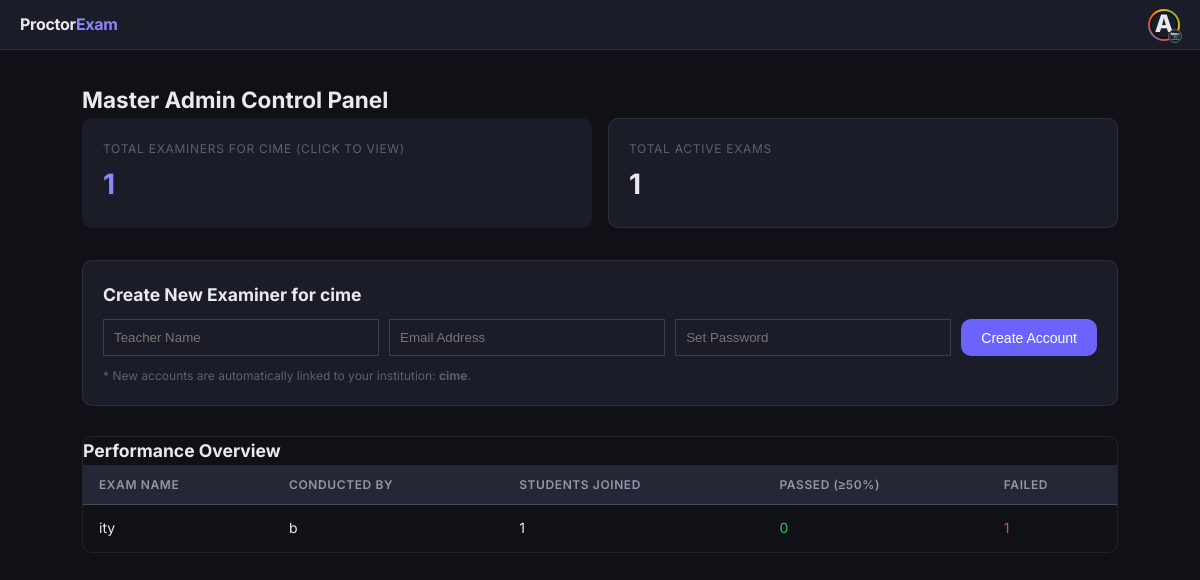
The app's page /admin/dashboard (signed in), older data.
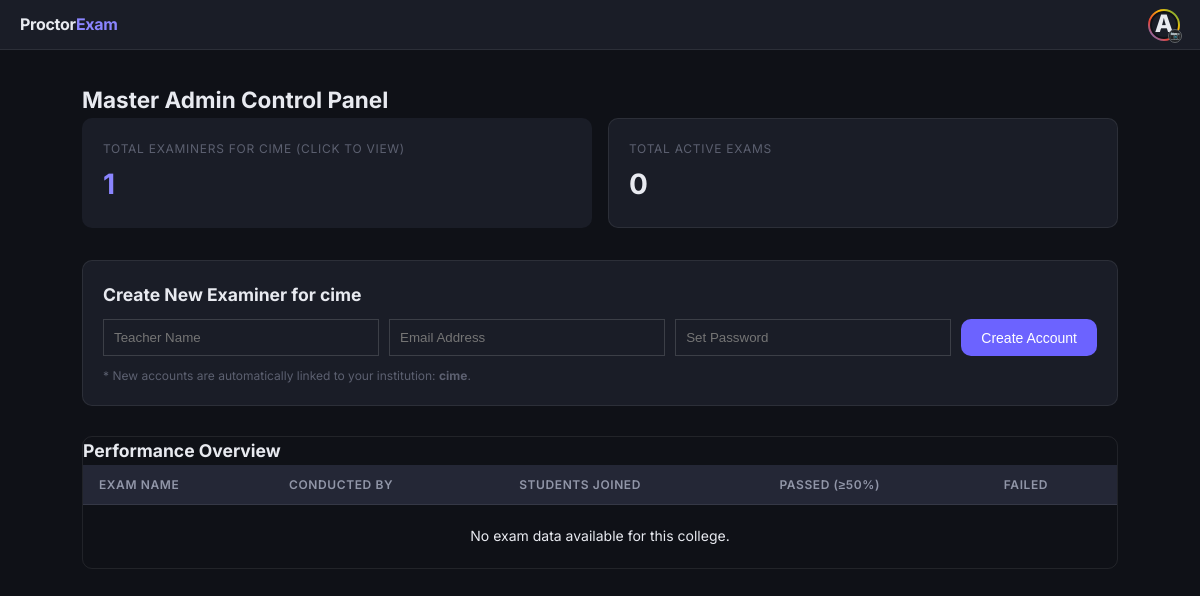
The same page, newer data.
### tables this page shows
CREATE TABLE users (
    id INTEGER PRIMARY KEY AUTOINCREMENT,
    role TEXT NOT NULL,                  -- student / admin / examiner / developer
    username TEXT NOT NULL,
    email TEXT UNIQUE NOT NULL,
    password TEXT NOT NULL,
    college_name TEXT NOT NULL,
    profile_pic TEXT DEFAULT 'default_avatar.png',
    status TEXT DEFAULT 'active'         -- pending / active / rejected
);

CREATE TABLE exams (
    id INTEGER PRIMARY KEY AUTOINCREMENT,
    exam_name TEXT NOT NULL,
    subject TEXT NOT NULL,
    description TEXT,
    start_time TEXT NOT NULL,
    duration INTEGER NOT NULL,
    random_password TEXT NOT NULL,
    examiner_id INTEGER NOT NULL,
    results_published INTEGER DEFAULT 0,

    -- âœ… CSV FEATURE
    allowed_emails TEXT,

    FOREIGN KEY (examiner_id) REFERENCES users(id)
);

### app.py (the view)
@app.route('/admin/dashboard')
@login_required
@admin_required
def admin_dashboard():
    conn = get_db()
    teachers = conn.execute('''SELECT id, username, email, college_name,
                               (SELECT COUNT(*) FROM exams WHERE examiner_id = users.id) as exam_count
                               FROM users WHERE role = 'examiner' AND college_name = ?''', (session['college'],)).fetchall()
    global_stats = conn.execute('''SELECT e.id, e.exam_name, u.username as teacher,
                                   (SELECT COUNT(*) FROM results WHERE exam_id = e.id) as student_count,
                                   (SELECT COUNT(*) FROM results WHERE exam_id = e.id AND (CAST(score AS FLOAT)/NULLIF(total_questions, 0)) >= 0.5) as pass_count
                                   FROM exams e JOIN users u ON e.examiner_id = u.id
                                   WHERE u.college_name = ?''', (session['college'],)).fetchall()
    conn.close()
    return render_template('admin_dashboard.html', teachers=teachers, stats=global_stats)

### app.py (called while the page is built)
def get_db():
    conn = sqlite3.connect(DB_PATH, timeout=20)
    conn.row_factory = sqlite3.Row
    return conn

def login_required(f):
    @wraps(f)
    def decorated(*args, **kwargs):
        if 'user_id' not in session: return redirect(url_for('login'))
        return f(*args, **kwargs)
    return decorated

def admin_required(f):
    @wraps(f)
    def decorated(*args, **kwargs):
        if session.get('role') != 'admin':
            flash('Access Denied: Master Admin privileges required.', 'error')
            return redirect(url_for('dashboard'))
        return f(*args, **kwargs)
    return decorated

### templates/admin_dashboard.html (shortened to what this page needs)
{% extends "base.html" %}
{% block content %}
<div class="page">
    <h2>Master Admin Control Panel</h2>
    <div class="stats-grid">
        <div class="stat-card clickable-card" id="examiner-stats-card" onclick="toggleExaminerList()">
            <div class="label">Total Examiners for {{ session['college'] }} (Click to View)</div>
            <div class="value" style="color:var(--accent2);">{{ teachers|length }}</div>
        </div>
        <div class="stat-card">
            <div class="label">Total Active Exams</div>
            <div class="value">{{ stats|length }}</div>
        </div>
    </div>
    <div class="table-wrap" style="margin-top:20px; padding:20px; background:var(--bg2);">
        <h3>Create New Examiner for {{ session['college'] }}</h3>
        <form action="{{ url_for('create_examiner') }}" method="POST" style="display:flex; gap:10px; margin-top:10px; flex-wrap: wrap;">
            <input type="text" name="username" placeholder="Teacher Name" required class="btn-outline" style="padding:10px; flex:1; min-width:150px;">
            <input type="email" name="email" placeholder="Email Address" required class="btn-outline" style="padding:10px; flex:1; min-width:200px;">
            <input type="password" name="password" placeholder="Set Password" required class="btn-outline" style="padding:10px; flex:1; min-width:150px;">
            <button type="submit" class="btn btn-primary" style="padding: 0 20px;">Create Account</button>
        </form>
        <p style="font-size: 12px; color: var(--text3); margin-top: 10px;">
            * New accounts are automatically linked to your institution: <strong>{{ session['college'] }}</strong>.
        </p>
    </div>
    <div class="table-wrap" style="margin-top:30px;">
        <h3>Performance Overview</h3>
        <table>
            <thead>
                <tr>
                    <th>Exam Name</th>
                    <th>Conducted By</th>
                    <th>Students Joined</th>
                    <th>Passed (≥50%)</th>
                    <th>Failed</th>
                </tr>
            </thead>
            <tbody>
                {% for item in stats %}
                <tr>
                    <td>{{ item.exam_name }}</td>
                    <td>{{ item.teacher }}</td>
                    <td>{{ item.student_count }}</td>
                    <td style="color:var(--success);">{{ item.pass_count }}</td>
                    <td style="color:var(--danger);">{{ item.student_count - item.pass_count }}</td>
                </tr>
                {% else %}
                <tr>
                    <td colspan="5" style="text-align:center; padding:20px;">No exam data available for this college.</td>
                </tr>
                {% endfor %}
            </tbody>
        </table>
    </div>
</div>
{% endblock %}

### templates/base.html (shortened to what this page needs)
<!DOCTYPE html>
<html lang="en">
<head>
  <link rel="stylesheet" href="{{ url_for('static', filename='css/style.css') }}">
</head>
<body class="dark-theme">
  {% block navbar %}
  <nav class="navbar compact-nav">
    <div class="navbar-left">
      <a href="{{ url_for('dashboard') }}" class="brand">Proctor<span>Exam</span></a>
    </div>
    <div class="navbar-right">
      {% if session.user_id %}
      <div class="profile-container-new">
        <div class="profile-photo-clickable" onclick="toggleProfileMenu(event)">
          <div class="avatar-ring-small">
            {% if session.profile_pic and session.profile_pic != 'default_avatar.png' %}
              <img src="{{ url_for('static', filename='profile_pics/' + session.profile_pic) }}" class="avatar-main">
            {% else %}
              <div class="avatar-placeholder-main">{{ session.username[0].upper() }}</div>
            {% endif %}
          </div>
          <a href="{{ url_for('update_profile') }}" class="camera-btn-mini" onclick="event.stopPropagation()" title="Change Photo">
            <span>📷</span>
          </a>
        </div>
      </div>
      {% else %}
      <div style="display: flex; gap: 10px;">
        <a href="{{ url_for('login') }}" class="btn btn-outline btn-sm">Login</a>
        <a href="{{ url_for('register') }}" class="btn btn-primary btn-sm">Register</a>
      </div>
      {% endif %}
    </div>
  </nav>
  {% endblock %}
  <div class="toast-container">
  </div>
  <main class="container">
    {% block content %}{% endblock %}
  </main>
</body>
</html>

### static/css/style.css (style rules this page uses)
*, *::before, *::after { box-sizing: border-box; margin: 0; padding: 0; }
:root { --bg: #0f1117; --bg2: #1a1d27; --bg3: #242736; --border: rgba(255,255,255,0.08); --border2: rgba(255,255,255,0.15); --text: #e8eaf0; --text2: #9196a8; --text3: #5c6070; --accent: #6c63ff; --accent2: #8b85ff; --accent-dim: rgba(108,99,255,0.15); --success: #22c55e; --success-dim: rgba(34,197,94,0.12); --danger: #ef4444; --danger-dim: rgba(239,68,68,0.12); --warning: #f59e0b; --warning-dim: rgba(245,158,11,0.12); --radius: 10px; --radius-lg: 16px; --shadow: 0 4px 24px rgba(0,0,0,0.4); }
body { font-family: 'Inter', 'Segoe UI', sans-serif; background: var(--bg); color: var(--text); min-height: 100vh; line-height: 1.6; font-size: 15px; }
a { color: var(--accent2); text-decoration: none; }
.btn { display: inline-flex; align-items: center; gap: 8px; padding: 10px 20px; border-radius: var(--radius); font-size: 14px; font-weight: 500; border: none; cursor: pointer; transition: all 0.2s; text-decoration: none; }
.btn-primary { background: var(--accent); color: #fff; }
.btn-outline { background: transparent; border: 1px solid var(--border2); color: var(--text); }
.navbar { display: flex; align-items: center; justify-content: space-between; padding: 0 2rem; height: 60px; background: var(--bg2); border-bottom: 1px solid var(--border); position: sticky; top: 0; z-index: 100; }
.navbar .brand { font-weight: 700; font-size: 16px; letter-spacing: -0.3px; color: var(--text); }
.navbar .brand span { color: var(--accent2); }
.navbar-left { display: flex; align-items: center; gap: 1.5rem; }
.navbar-right { display: flex; align-items: center; gap: 1rem; }
.page { padding: 2rem; max-width: 1100px; margin: 0 auto; }
.stats-grid { display: grid; grid-template-columns: repeat(auto-fit, minmax(160px, 1fr)); gap: 1rem; margin-bottom: 2rem; }
.stat-card { background: var(--bg2); border: 1px solid var(--border); border-radius: var(--radius); padding: 1.25rem; }
.stat-card .label { font-size: 12px; color: var(--text3); text-transform: uppercase; letter-spacing: 0.06em; }
.stat-card .value { font-size: 28px; font-weight: 700; margin-top: 4px; }
.table-wrap { overflow-x: auto; border-radius: var(--radius); border: 1px solid var(--border); }
table { width: 100%; border-collapse: collapse; }
thead th { background: var(--bg3); padding: 10px 16px; text-align: left; font-size: 12px; color: var(--text2); font-weight: 600; text-transform: uppercase; letter-spacing: 0.05em; border-bottom: 1px solid var(--border); }
tbody td { padding: 12px 16px; font-size: 14px; border-bottom: 1px solid var(--border); }
tbody tr:last-child td { border-bottom: none; }
.navbar-right { display: flex; align-items: flex-start; }
.avatar-main, .avatar-placeholder-main { width: 100%; height: 100%; border-radius: 50%; object-fit: cover; background: var(--bg2); border: 2px solid var(--bg); }
.avatar-placeholder-main { display: flex; align-items: center; justify-content: center; font-size: 24px; font-weight: 800; }
.profile-container-new { position: relative; display: inline-block; }
.profile-photo-clickable { cursor: pointer; position: relative; width: 65px; height: 65px; transition: transform 0.2s; }
.navbar.compact-nav { height: 50px; padding: 0 20px; display: flex; align-items: center; }
.profile-photo-clickable { width: 32px; height: 32px; }
.avatar-ring-small { padding: 2px; border-radius: 50%; background: linear-gradient(45deg, #4285f4, #ea4335, #fbbc05, #34a853); width: 100%; height: 100%; }
.camera-btn-mini { position: absolute; bottom: -2px; right: -2px; background: #202124; border: 1px solid #5f6368; width: 14px; height: 14px; border-radius: 50%; display: flex; align-items: center; justify-content: center; text-decoration: none; font-size: 8px; }
.toast-container { position: fixed; bottom: 30px; left: 50%; transform: translateX(-50%); z-index: 9999; display: flex; flex-direction: column; align-items: center; gap: 10px; pointer-events: none; }

### templates/base.html (style rules this page uses)
.toast-container { position: fixed; top: 20px; right: 20px; z-index: 9999; display: flex; flex-direction: column; gap: 10px; }

### templates/admin_dashboard.html (style rules this page uses)
.clickable-card { cursor: pointer; transition: transform 0.2s, border-color 0.2s; border: 1px solid transparent; }

Row changes from the older to the newer data that the page shows:
removed exams: exam_name "ity", teacher "b", student_count "1", pass_count "0", item.student_count-item.pass_count "1"
Text that changed along with them:
{{ stats|length }}: "1" → "0"
text now shown: "No exam data available for this college."
